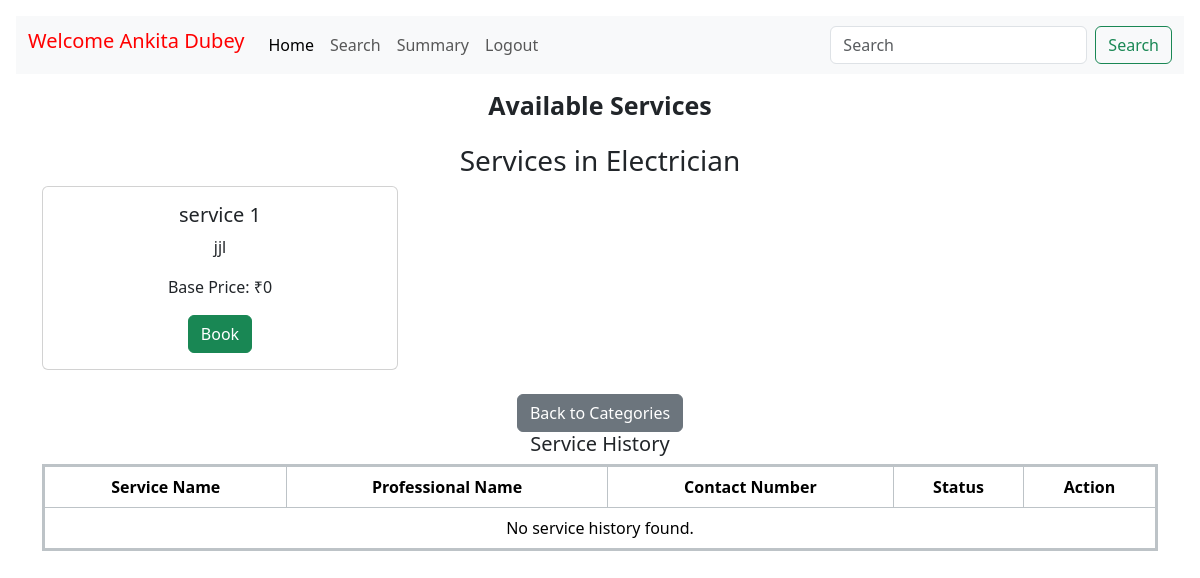
The page /Customer/home?category_id=24ASZIA1 (signed in) on the database its author committed.
### models.py (models this page shows, shortened)
class Customer(db.Model):
    __tablename__ = 'Customer'
    customer_id = db.Column(db.String(50),  db.ForeignKey('Credential.user_id'),primary_key=True)
    username=db.Column(db.String(50), nullable=False)
    full_name = db.Column(db.String(50), nullable=False)
    address = db.Column(db.String(200), nullable=False)
    contact = db.Column(db.String(15), nullable=True)
    pin = db.Column(db.Integer(), nullable=False)
    status = db.Column(db.String(10), default='active')
    registration_date = db.Column(db.DateTime, default=datetime.utcnow)
    requests = db.relationship('ServiceBooked', backref='customer', lazy=True)

class Category(db.Model):
    __tablename__ = 'Category'
    category_id = db.Column(db.String(50), primary_key=True)
    category_name = db.Column(db.String(100), nullable=False, unique=True)
    category_description = db.Column(db.String(200), nullable=True)
    services = db.relationship('Service', backref='category', lazy=True)

class Service(db.Model):
    __tablename__ = 'Service'
    service_id = db.Column(db.String(50), primary_key=True)
    service_name = db.Column(db.String(100), nullable=False, unique=True)
    service_description = db.Column(db.String(200), nullable=False)
    base_price = db.Column(db.Integer(), nullable=False)
    category_id = db.Column(db.String(50), db.ForeignKey('Category.category_id'), nullable=False)
    requests = db.relationship('ServiceBooked', backref='service', lazy=True)

### routes.py (the view, shortened to what this page needs)
@app.route("/Customer/home", methods=["POST", "GET"])
def customer_home():
    customer_id = session['user_id']
    user_record = Customer.query.filter_by(customer_id=customer_id).first()
    service_history = db.session.query(
        Service.service_name,
        Professional.full_name.label("professional_name"),
        Professional.contact_number,
        ServiceBooked.status,
        ServiceBooked.booking_id
    ).join(ServiceBooked, Service.service_id == ServiceBooked.service_id) \
     .join(Professional, ServiceBooked.professional_id == Professional.professional_id, isouter=True) \
     .filter(ServiceBooked.customer_id == customer_id).all()
    if "category_id" in request.args:  # If a category is selected
        category_id = request.args.get("category_id")
        services = Service.query.filter_by(category_id=category_id).all()
        selected_category = Category.query.filter_by(category_id=category_id).first()
        return render_template(
            "Customer/home.html",
            fullname=user_record.full_name,
            services=services,
            selected_category=selected_category,
            service_history=service_history
        )

### templates/Customer/home.html (shortened to what this page needs)
<!doctype html>
<html lang="en">
  <head>
    <link href="https://cdn.jsdelivr.net/npm/bootstrap@5.3.3/dist/css/bootstrap.min.css" rel="stylesheet">
    <link href="https://getbootstrap.com/docs/5.3/assets/css/docs.css" rel="stylesheet">
  </head>
  <body class="p-3 m-0 border-0 bd-example m-0 border-0">
    <nav class="navbar navbar-expand-lg bg-body-tertiary" style="background-color:#0d76ff;text-align: center;">
      <div class="container-fluid">
        <h1 class="navbar-brand" style="color:rgb(255, 0, 0);">Welcome {{fullname}}</h1>
        <div class="collapse navbar-collapse" id="navbarSupportedContent" >
          <ul class="navbar-nav me-auto mb-2 mb-lg-0" >
            <li class="nav-item">
              <a class="nav-link active" aria-current="page" href="#">Home</a>
            </li>
            <li class="nav-item">
              <a class="nav-link" href="{{url_for('customer_search')}}">Search</a>
            </li>
            <li class="nav-item">
              <a class="nav-link" href="{{url_for('customer_summary')}}">Summary</a>
            </li>
            <li class="nav-item">
              <a class="nav-link" href="{{ url_for('login') }}">Logout</a>
            </li>
          </ul>
          <form class="d-flex" role="search">
            <input class="form-control me-2" type="search" placeholder="Search" aria-label="Search">
            <button class="btn btn-outline-success" type="submit">Search</button>
          </form>
        </div>
      </div>
    </nav>
    <div class="container my-3 text-center">
  <h6 class="mb-4" style="font-size: 25px; font-weight: bold;">Available Services</h6>
{% if services %}
<h3>Services in {{ selected_category.category_name }}</h3>
<div class="row">
    {% for service in services %}
        <div class="col-md-4 col-sm-6 mb-4">
            <div class="card">
                <div class="card-body">
                    <h5 class="card-title">{{ service.service_name }}</h5>
                    <p class="card-text">{{ service.service_description }}</p>
                    <p>Base Price: ₹{{ service.base_price }}</p>
                    <form method="POST" action="{{ url_for('customer_home') }}">
                        <button type="submit" class="btn btn-success">Book</button>
                    </form>
                </div>
            </div>
        </div>
    {% endfor %}
</div>
<a href="{{ url_for('customer_home') }}" class="btn btn-secondary">Back to Categories</a>
{% endif %}
<h2 style="font-size:20px;align:left;">Service History</h2>
<div>
  <table class="table table-bordered" style="border: 3px solid #bdc3c7; border-collapse: collapse;">
    <thead>
      <tr>
        <th>Service Name</th>
        <th>Professional Name</th>
        <th>Contact Number</th>
        <th>Status</th>
        <th>Action</th>
      </tr>
    </thead>
    <tbody>
      {% if service_history %}
      {% for record in service_history %}
      <tr>
        <td>{{ record.service_name }}</td>
        <td>{{ record.professional_name if record.professional_name else 'N/A' }}</td>
        <td>{{ record.contact_number if record.contact_number else 'N/A' }}</td>
        <td>
          {% if record.status == 'Pending' and not record.professional_name %}
            Requested
          {% else %}
            {{ record.status }}
          {% endif %}
        </td>
        <td>
          {% if record.status == 'Pending' and not record.professional_name %}
            Requested
          {% elif record.status not in ['Closed', 'Requested'] %}
            <a href="{{ url_for('professional_rating', booking_id=record.booking_id) }}" class="btn btn-warning">Close Service</a>
          {% else %}
            <button class="btn btn-secondary" disabled>Closed</button>
          {% endif %}
        </td>
      </tr>
      {% endfor %}
  {% else %}
      <tr>
        <td colspan="5" class="text-center">No service history found.</td>
      </tr>
  {% endif %}
    </tbody>
  </table>
</div>
  </body>
</html>

### rows shown on the page
Customer: full_name "Ankita Dubey"
Category: category_name "Electrician"
Service: service_name "service 1", service_description "jjl", base_price "0"
